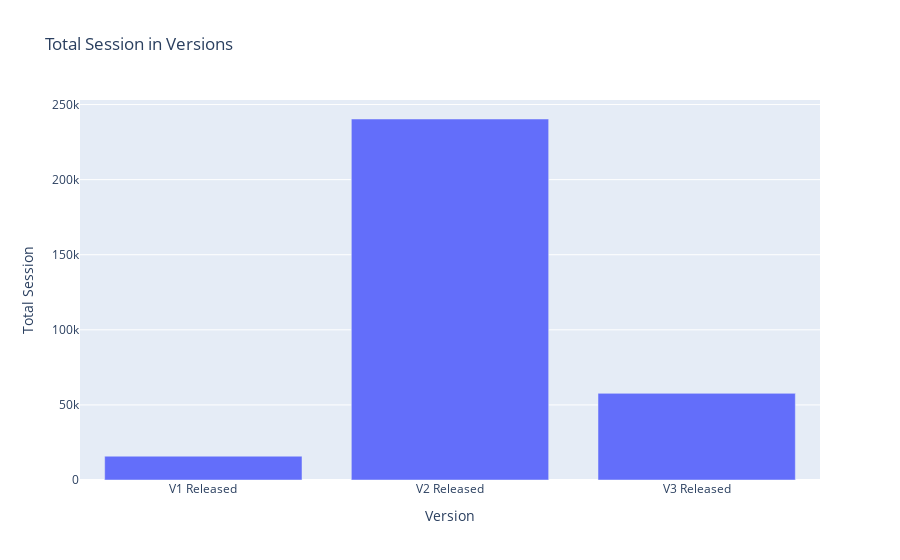

Write notebook code for a chart like this one.
### Code cell
data3=df.groupby('Upgraded Time')['Session Count'].sum().reset_index()
animals=data3['Upgraded Time'].unique()

fig = go.Figure([go.Bar(x=animals, y=data3['Session Count'])])
fig.update_layout(title_text='Total Session in Versions',xaxis_title="Version",
    yaxis_title="Total Session")
fig.show()

### Figure 1 — Plotly figure (JSON) as saved in the notebook; plotly's stock layout.template omitted (floating-point values rounded to 4 significant figures)
{"data": [{"type": "bar", "x": ["V1 Released", "V2 Released", "V3 Released"], "y": [15852, 240381, 57686]}], "layout": {"title": {"text": "Total Session in Versions"}, "xaxis": {"title": {"text": "Version"}}, "yaxis": {"title": {"text": "Total Session"}}}}
